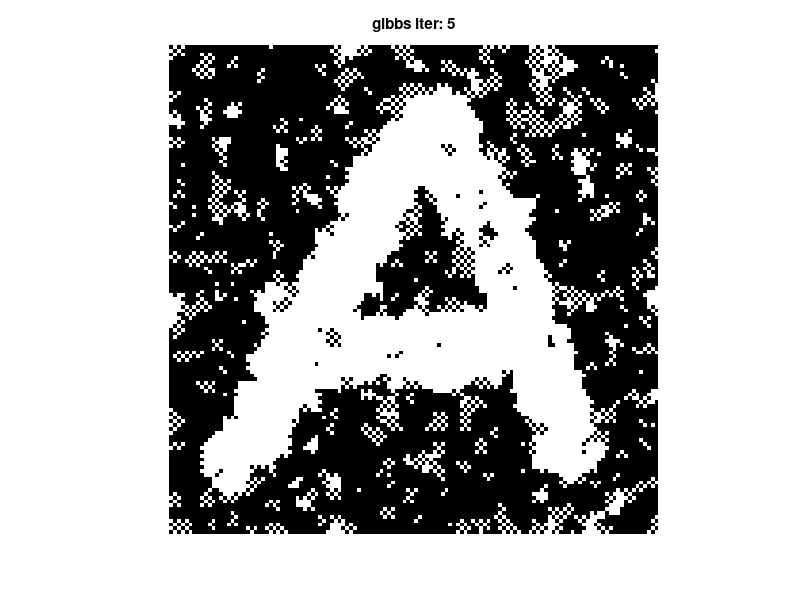
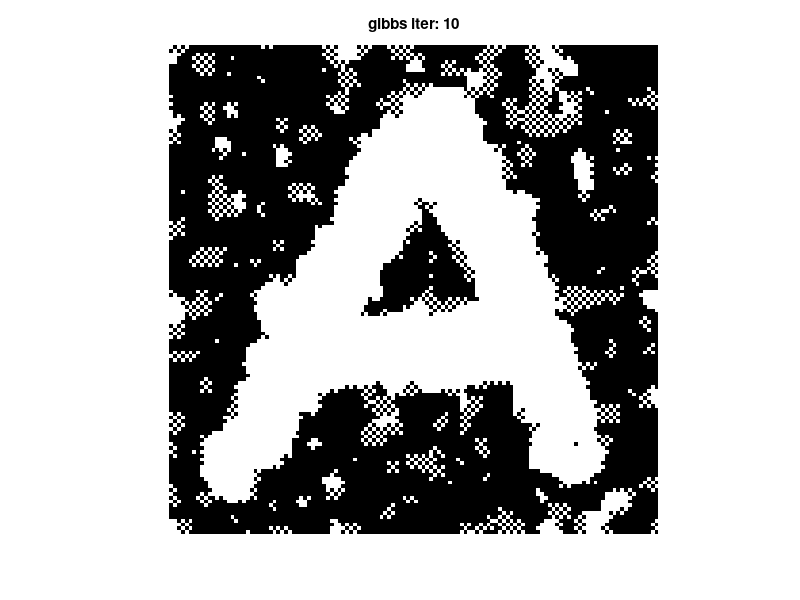
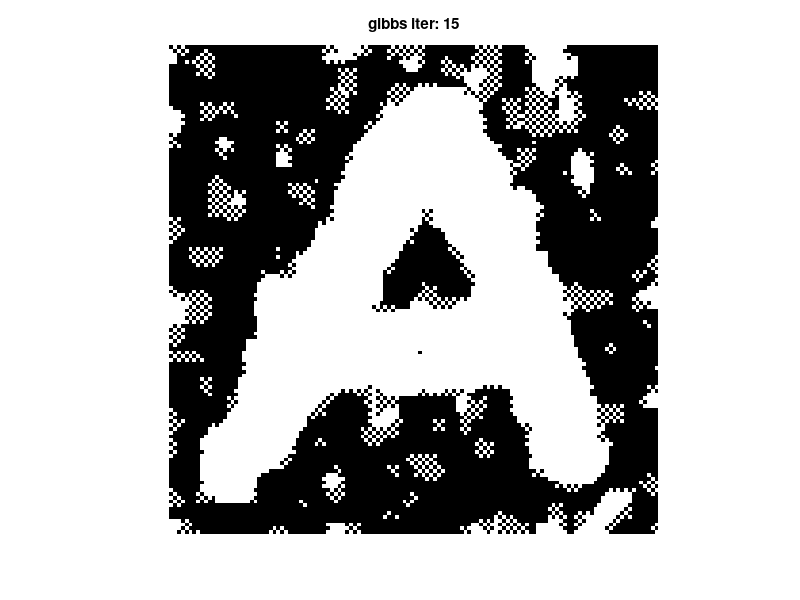
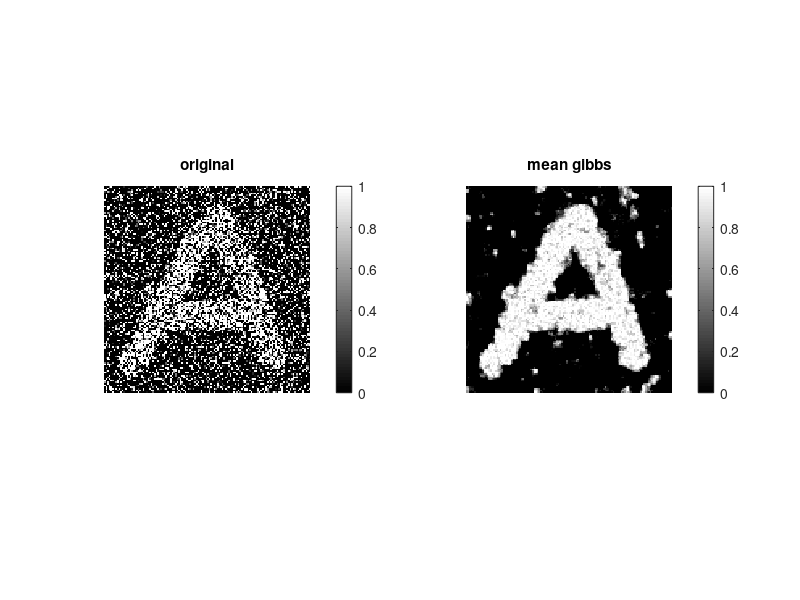

Recreate these plots in MATLAB, in order.
%% Gibbs Sampler for Ising model
%
%  p(xt=+1|x_{-t},y,theta) = sigm{2Jn_t - log(psi_t(-1)/psi_t(+1))}
%  where psi_t = N(y_t; x_t, sigma^2)

clear all; close all;

%% generate data
rng(1);
data = load('letterA.mat'); %128 x 128
img = double(data.A); %figure; imshow(data.A)
img_mean = mean(img(:));
img2 = +1*(img>img_mean) + -1*(img<img_mean); % x_i \in {+1,-1}
sigma  = 2; % noise level
y = img2 + sigma*randn(size(img2)); %y_i ~ N(x_i; sigma^2);

%% set model parameters
J = 1; % coupling strength (vary J \in [-10:10])

%% main loop

[rows,cols]=size(y); 
Px  = zeros(rows,cols); %P(x_i=1)
eta = zeros(rows,cols);  %sum_{j\in N(i)} x_i

%sigmoid function
sigm = @(u) 1./(ones(size(u))+exp(-u));

%neighbor mask
A=[0 1 0; 1 0 1; 0 1 0];

%init image
num_sweeps=20;
y_k = zeros(rows,cols,num_sweeps); y_k(:,:,1) = y;
for sweep = 1:num_sweeps-1
    rng(sweep);
    fprintf('image sweep: %d\n',sweep);   
    
    eta = conv2(y_k(:,:,sweep),A,'same');
    U = 2*J*eta - log(normcdf(-1,y_k(:,:,sweep),sigma)./normcdf(+1,y_k(:,:,sweep),sigma));
    Px = sigm(U);    
    y_k(:,:,sweep+1) = 2*binornd(1,Px)-ones(size(Px)); %y_k \in {+1,-1}
    
    if (mod(sweep,5)==0)
        figure; imshow(y_k(:,:,sweep)); str = sprintf('gibbs iter: %d', sweep); title(str);
    end
end

y_k_mean = mean(y_k,3);

figure; 
subplot(121); imshow(y); colorbar; title('original');
subplot(122); imshow(y_k_mean); colorbar; title('mean gibbs');


